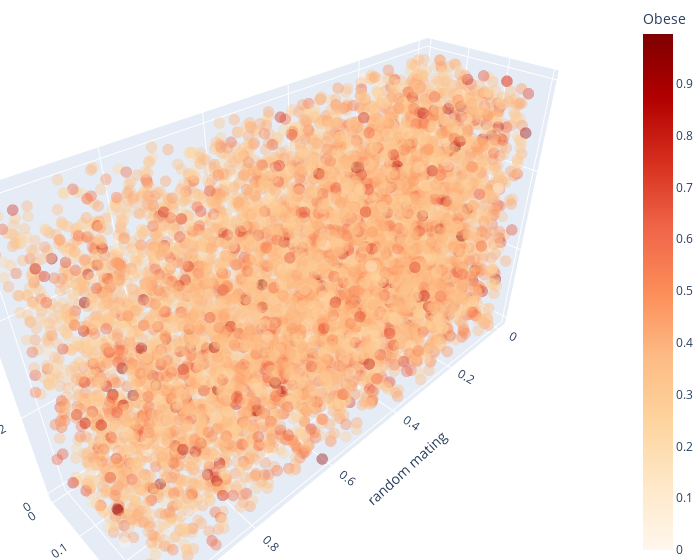

Notebook code for this chart:
### Code cell
fig = px.scatter_3d(df, x='random_mating', y='fertility_factor', z='leakage',
              color='g4', color_continuous_scale = px.colors.sequential.OrRd)

fig.update_traces(marker=dict(size=4, opacity = 0.4),
                  selector=dict(mode='markers'))
fig.update_layout(scene = dict(
                    xaxis_title='random mating',
                    yaxis_title='fertility',
                    zaxis_title='leakage'),
                    width=700,
                    margin=dict(r=0, b=0, l=0, t=0), 
                    coloraxis_colorbar=dict(title="Obese")
                    )
fig.show()

### Figure 1 — Plotly figure (JSON) as saved in the notebook; plotly's stock layout.template omitted (floating-point values rounded to 4 significant figures; data arrays with more than 128 entries replaced by an {"elided": "..."} marker saying what was removed)
{"data": [{"hovertemplate": "random_mating=%{x}<br>fertility_factor=%{y}<br>leakage=%{z}<br>g4=%{marker.color}<extra></extra>", "legendgroup": "", "marker": {"color": {"elided": "18156 float values"}, "coloraxis": "coloraxis", "opacity": 0.4, "size": 4, "symbol": "circle"}, "mode": "markers", "name": "", "scene": "scene", "showlegend": false, "type": "scatter3d", "x": {"elided": "16384 float values"}, "y": {"elided": "16384 float values"}, "z": {"elided": "8192 float values"}}], "layout": {"coloraxis": {"colorbar": {"title": {"text": "Obese"}}, "colorscale": [[0, "rgb(255,247,236)"], [0.125, "rgb(254,232,200)"], [0.25, "rgb(253,212,158)"], [0.375, "rgb(253,187,132)"], [0.5, "rgb(252,141,89)"], [0.625, "rgb(239,101,72)"], [0.75, "rgb(215,48,31)"], [0.875, "rgb(179,0,0)"], [1, "rgb(127,0,0)"]]}, "legend": {"tracegroupgap": 0}, "margin": {"b": 0, "l": 0, "r": 0, "t": 0}, "scene": {"domain": {"x": [0, 1], "y": [0, 1]}, "xaxis": {"title": {"text": "random mating"}}, "yaxis": {"title": {"text": "fertility"}}, "zaxis": {"title": {"text": "leakage"}}}, "width": 700}}
